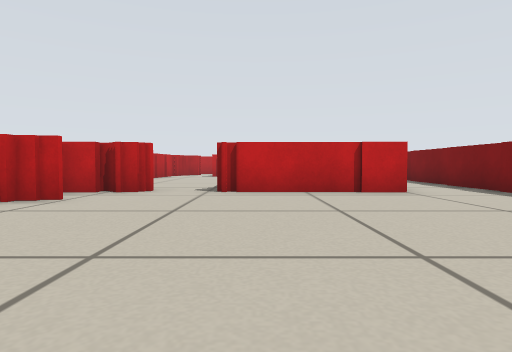
View 1 (above)

21 first-person views from a walk through a robot-simulator world made for Stage. The camera is 0.28 m above the floor, tilts 2° down and sees 75° across. The lines on the ground mark 1 m squares. The floor is counted in squares, 0.5 m on a side. Each view is taken from the middle of a square. On the plan, view 1 faces up. The plan holds only what a view shows up to about 9 squares ahead; the rest is blank. Robots are left out.

View 2
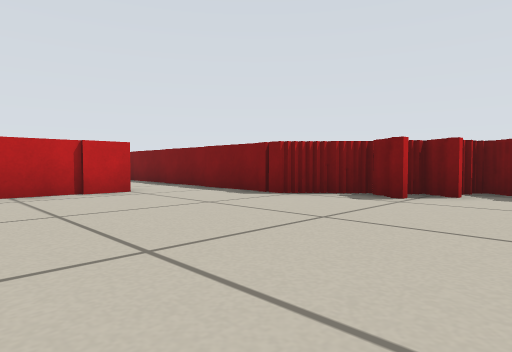

View 3
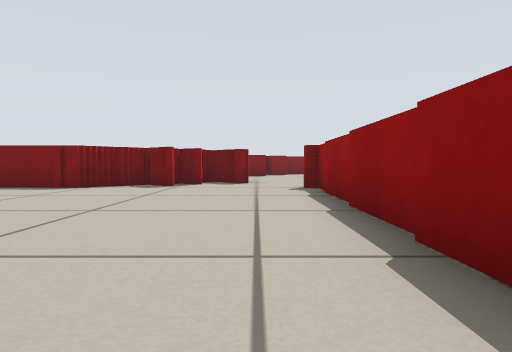

View 4
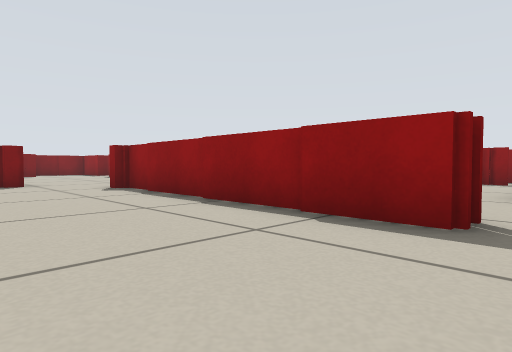

View 5
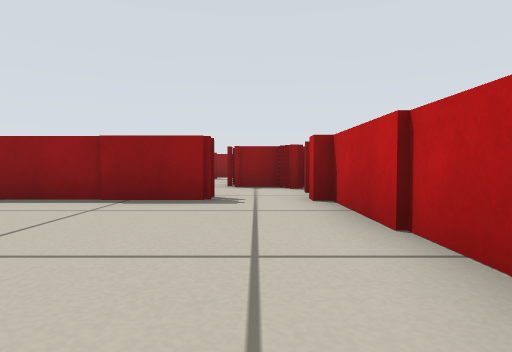

View 6
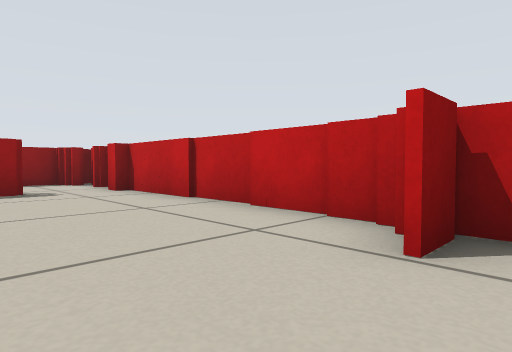

View 7
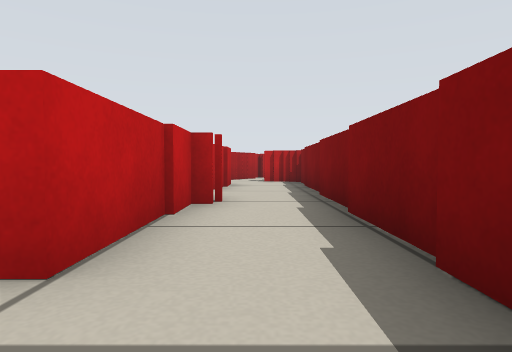

View 8
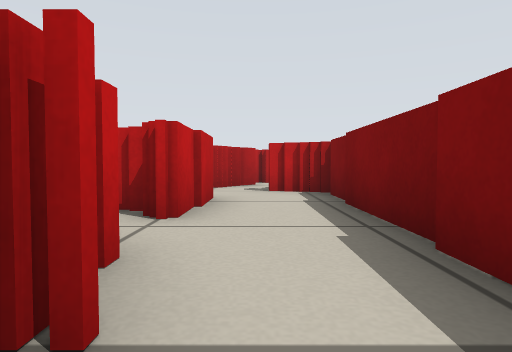

View 9
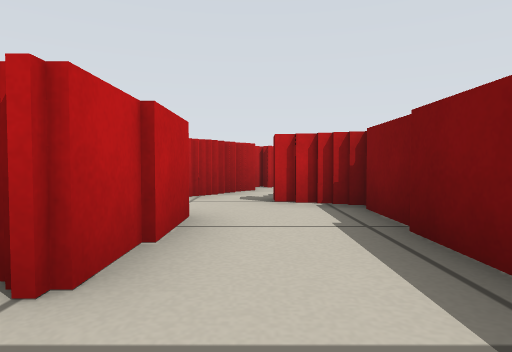

View 10
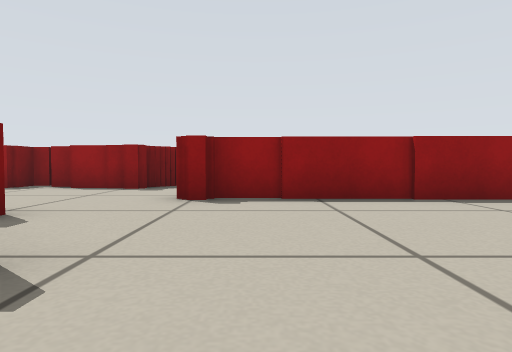

View 11
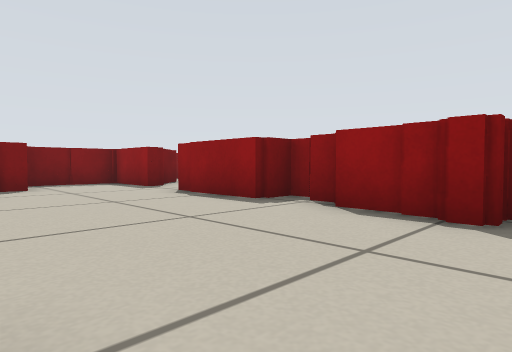

View 12
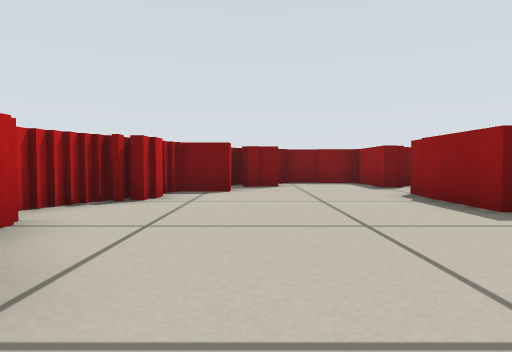

View 13
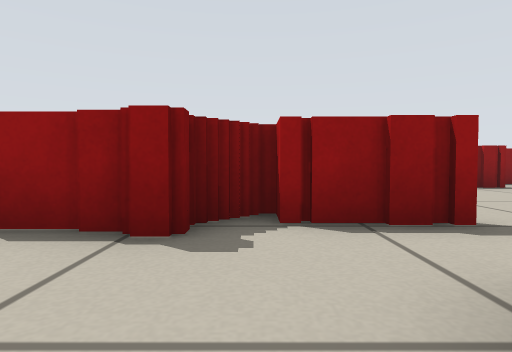

View 14
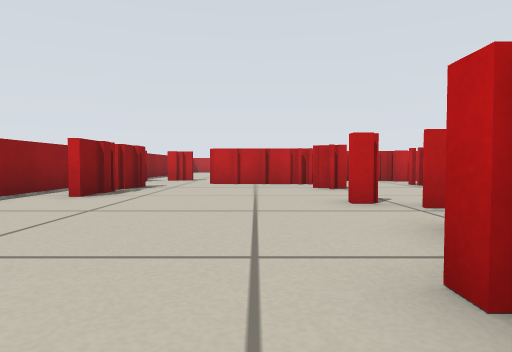

View 15
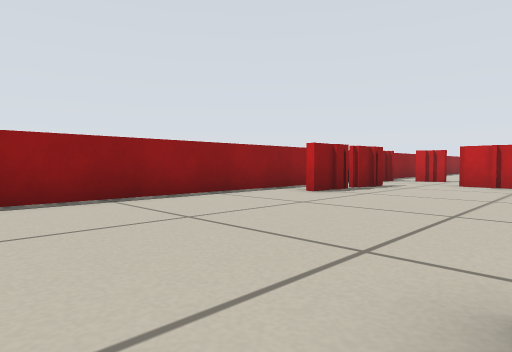

View 16
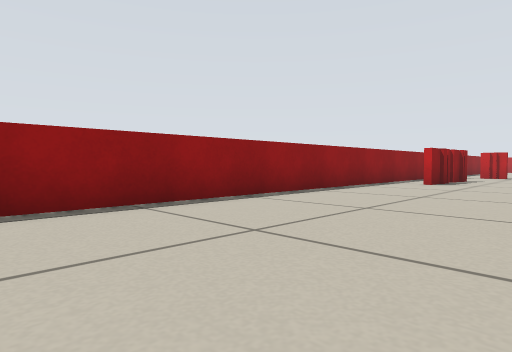

View 17
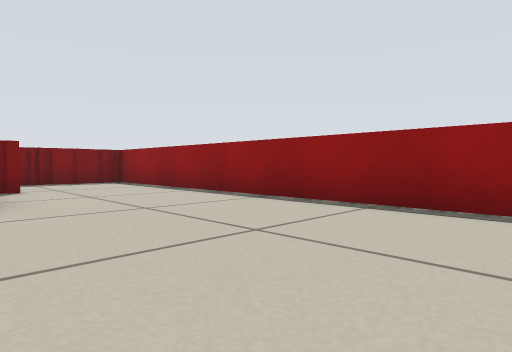

View 18
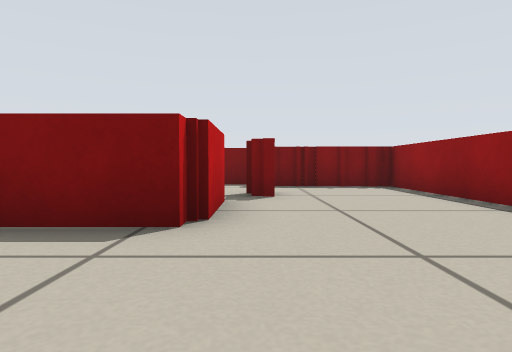

View 19
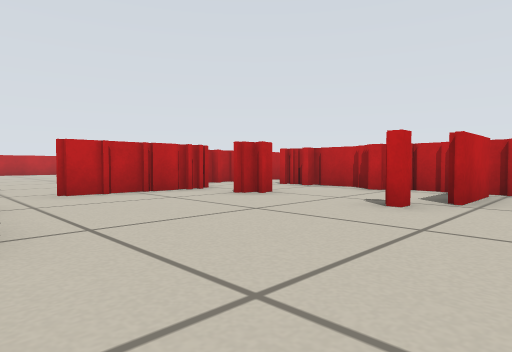

View 20
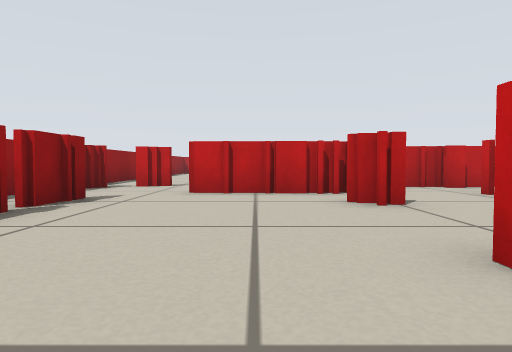

View 21
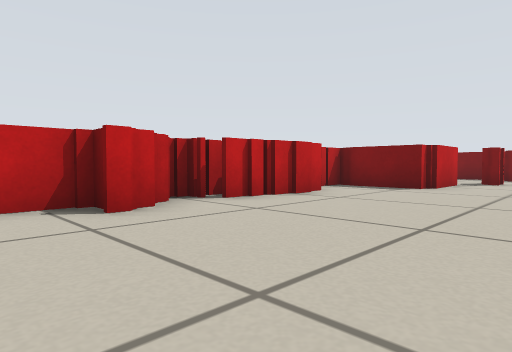

### Floor plan
Key: @ floor where view 1 was taken; # wall or solid block; . floor.
Columns run from 6 left of view 1 to 17 right of it. Each row starts with its distance up from view 1.
 20           #
 19           #
 18          ##
 17
 16          ####
 15          #.#
 14          #.#
 13          #.#
 12          #.#
 11          #.#
 10          #.#
  9          #.#
  8          #.#
  7   ########.#
  6   #........#
  5   #........#
  4   #........##
  3   #.........#
  2   #.........## ###
  1   #..........###.###
  0   #...@............###
 -1   #.########........#
 -2   #...######..........#
 -3   #......#............#
 -4   ####..###########.###
 -5    ###.....##.###.#.##
 -6    ##.............####
 -7 ...##..............#####
 -8 .......................#
 -9  ##..###...............#
-10   ######################

Positions as (right, up) in squares from view 1, and headings:
1: (0, 0), facing up
2: (0, 0), facing up-right
3: (-3, 0), facing right
4: (-3, 2), facing down-right
5: (-3, 4), facing down
6: (-1, 6), facing down-left
7: (4, 5), facing up
8: (4, 9), facing up
9: (4, 11), facing up
10: (4, 4), facing down
11: (6, 0), facing down-right
12: (6, -1), facing right
13: (6, -1), facing down
14: (7, -6), facing left
15: (7, -5), facing down-left
16: (11, -6), facing down-left
17: (7, -6), facing down-right
18: (9, -7), facing right
19: (4, -9), facing up-left
20: (4, -6), facing left
21: (4, -9), facing up-right
